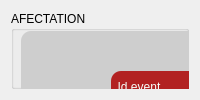
      <widget class="QWidget" name="tab_6">
       <attribute name="title">
        <string>Affectation au stade</string>
       </attribute>
       <layout class="QGridLayout" name="gridLayout">
        <item row="0" column="0">
         <widget class="QGroupBox" name="groupBox_3">
          <property name="title">
           <string>AFECTATION</string>
          </property>
          <widget class="QPushButton" name="pb_affecterevent">
           <property name="geometry">
            <rect>
             <x>240</x>
             <y>230</y>
             <width>221</width>
             <height>51</height>
            </rect>
           </property>
           <property name="styleSheet">
            <string notr="true">QPushButton {

padding: 1px;

border-style: solid;

border: 2px solid gray;

border-radius: 8px;

background-color: rgb(143, 143, 143);

border:2px solid #000;

}

QPushButton {

color: #fff !important;

text-transform: uppercase;

text-decoration: none;

background: #BB0B0B;

padding: 10px;

border-radius: 5px;

display: inline-block;

border: none;

transition: all 0.4s ease 0s;

}

QPushButton:hover {

background: #434343;

letter-spacing: 1px;

-webkit-box-shadow: 0px 5px 40px -10px rgba(0,0,0,0.57);

-moz-box-shadow: 0px 5px 40px -10px rgba(0,0,0,0.57);

box-shadow: 5px 40px -10px rgba(0,0,0,0.57);

transition: all 0.4s ease 0s;

}</string>
           </property>
           <property name="text">
            <string>Affecter event</string>
           </property>
          </widget>
          <widget class="QDateTimeEdit" name="dateTimeEdit">
           <property name="geometry">
            <rect>
             <x>300</x>
             <y>180</y>
             <width>191</width>
             <height>31</height>
            </rect>
           </property>
           <property name="styleSheet">
            <string notr="true">border: 1px solid gray;
font: 10pt &quot;Bahnschrift&quot;;
background: #FFFFFF;
color: #000000;
background-color: #DFF2FF; border: none;
border-radius: 10px;
icon-size: 30px;
font: 14pt &quot;Bahnschrift&quot;;
</string>
           </property>
          </widget>
          <widget class="QComboBox" name="comboBox_jeuxaff">
           <property name="geometry">
            <rect>
             <x>400</x>
             <y>140</y>
             <width>191</width>
             <height>31</height>
            </rect>
           </property>
           <property name="styleSheet">
            <string notr="true">border: 1px solid gray;
font: 10pt &quot;Bahnschrift&quot;;
background: #FFFFFF;
color: #000000;
background-color: #DFF2FF; border: none;
border-radius: 10px;
icon-size: 30px;
font: 14pt &quot;Bahnschrift&quot;;
</string>
           </property>
          </widget>
          <widget class="QLabel" name="label_16">
           <property name="geometry">
            <rect>
             <x>100</x>
             <y>140</y>
             <width>91</width>
             <height>31</height>
            </rect>
           </property>
           <property name="styleSheet">
            <string notr="true">background: #B22222;
color: #F5FFFA;
background-color: #B22222; border: none;
border-radius: 10px;
icon-size: 30px;
font: 14pt &quot;Bahnschrift&quot;;
</string>
           </property>
           <property name="text">
            <string>   Id jeux</string>
           </property>
          </widget>
          <widget class="QLineEdit" name="lineEdit_idevent">
           <property name="geometry">
            <rect>
             <x>200</x>
             <y>60</y>
             <width>191</width>
             <height>31</height>
            </rect>
           </property>
           <property name="styleSheet">
            <string notr="true">border: 1px solid gray;
font: 10pt &quot;Bahnschrift&quot;;
background: #FFFFFF;
color: #000000;
background-color: #DFF2FF; border: none;
border-radius: 10px;
icon-size: 30px;
font: 14pt &quot;Bahnschrift&quot;;
</string>
           </property>
          </widget>
          <widget class="QLabel" name="label_17">
           <property name="geometry">
            <rect>
             <x>100</x>
             <y>180</y>
             <width>191</width>
             <height>31</height>
            </rect>
           </property>
           <property name="styleSheet">
            <string notr="true">background: #B22222;
color: #F5FFFA;
background-color: #B22222; border: none;
border-radius: 10px;
icon-size: 30px;
font: 14pt &quot;Bahnschrift&quot;;
</string>
           </property>
           <property name="text">
            <string>Date de l'évenement</string>
           </property>
          </widget>
          <widget class="QComboBox" name="comboBox_stadeaff">
           <property name="geometry">
            <rect>
             <x>200</x>
             <y>100</y>
             <width>191</width>
             <height>31</height>
            </rect>
           </property>
           <property name="styleSheet">
            <string notr="true">border: 1px solid gray;
font: 10pt &quot;Bahnschrift&quot;;
background: #FFFFFF;
color: #000000;
background-color: #DFF2FF; border: none;
border-radius: 10px;
icon-size: 30px;
font: 14pt &quot;Bahnschrift&quot;;
</string>
           </property>
          </widget>
          <widget class="QLabel" name="label_18">
           <property name="geometry">
            <rect>
             <x>100</x>
             <y>100</y>
             <width>91</width>
             <height>31</height>
            </rect>
           </property>
           <property name="styleSheet">
            <string notr="true">background: #B22222;
color: #F5FFFA;
background-color: #B22222; border: none;
border-radius: 10px;
icon-size: 30px;
font: 14pt &quot;Bahnschrift&quot;;
</string>
           </property>
           <property name="text">
            <string>   Id stade</string>
           </property>
          </widget>
          <widget class="QLabel" name="label_21">
           <property name="geometry">
            <rect>
             <x>100</x>
             <y>60</y>
             <width>91</width>
             <height>31</height>
            </rect>
           </property>
           <property name="styleSheet">
            <string notr="true">background: #B22222;
color: #F5FFFA;
background-color: #B22222; border: none;
border-radius: 10px;
icon-size: 30px;
font: 14pt &quot;Bahnschrift&quot;;
</string>
           </property>
           <property name="text">
            <string>  Id event</string>
           </property>
          </widget>
          <widget class="QLabel" name="label_22">
           <property name="geometry">
            <rect>
             <x>110</x>
             <y>390</y>
             <width>91</width>
             <height>31</height>
            </rect>
           </property>
           <property name="styleSheet">
            <string notr="true">background: #B22222;
color: #F5FFFA;
background-color: #B22222; border: none;
border-radius: 10px;
icon-size: 30px;
font: 14pt &quot;Bahnschrift&quot;;
</string>
           </property>
           <property name="text">
            <string> Id joueur</string>
           </property>
          </widget>
          <widget class="QPushButton" name="pushButton_3">
           <property name="geometry">
            <rect>
             <x>380</x>
             <y>430</y>
             <width>221</width>
             <height>51</height>
            </rect>
           </property>
           <property name="styleSheet">
            <string notr="true">QPushButton {

padding: 1px;

border-style: solid;

border: 2px solid gray;

border-radius: 8px;

background-color: rgb(143, 143, 143);

border:2px solid #000;

}

QPushButton {

color: #fff !important;

text-transform: uppercase;

text-decoration: none;

background: #BB0B0B;

padding: 10px;

border-radius: 5px;

display: inline-block;

border: none;

transition: all 0.4s ease 0s;

}

QPushButton:hover {

background: #434343;

letter-spacing: 1px;

-webkit-box-shadow: 0px 5px 40px -10px rgba(0,0,0,0.57);

-moz-box-shadow: 0px 5px 40px -10px rgba(0,0,0,0.57);

box-shadow: 5px 40px -10px rgba(0,0,0,0.57);

transition: all 0.4s ease 0s;

}</string>
           </property>
           <property name="text">
            <string>Affecter Joueur</string>
           </property>
          </widget>
          <widget class="QComboBox" name="comboBox_idevent">
           <property name="geometry">
            <rect>
             <x>210</x>
             <y>440</y>
             <width>141</width>
             <height>31</height>
            </rect>
           </property>
           <property name="styleSheet">
            <string notr="true">border: 1px solid gray;
font: 10pt &quot;Bahnschrift&quot;;
background: #FFFFFF;
color: #000000;
background-color: #DFF2FF; border: none;
border-radius: 10px;
icon-size: 30px;
font: 14pt &quot;Bahnschrift&quot;;
</string>
           </property>
          </widget>
          <widget class="QComboBox" name="comboBox_idjoueur">
           <property name="geometry">
            <rect>
             <x>220</x>
             <y>390</y>
             <width>141</width>
             <height>31</height>
            </rect>
           </property>
           <property name="styleSheet">
            <string notr="true">border: 1px solid gray;
font: 10pt &quot;Bahnschrift&quot;;
background: #FFFFFF;
color: #000000;
background-color: #DFF2FF; border: none;
border-radius: 10px;
icon-size: 30px;
font: 14pt &quot;Bahnschrift&quot;;
</string>
           </property>
          </widget>
          <widget class="QLabel" name="label_23">
           <property name="geometry">
            <rect>
             <x>110</x>
             <y>440</y>
             <width>91</width>
             <height>31</height>
            </rect>
           </property>
           <property name="styleSheet">
            <string notr="true">background: #B22222;
color: #F5FFFA;
background-color: #B22222; border: none;
border-radius: 10px;
icon-size: 30px;
font: 14pt &quot;Bahnschrift&quot;;
</string>
           </property>
           <property name="text">
            <string> Id event</string>
           </property>
          </widget>
          <widget class="QPushButton" name="pushButton_5">
           <property name="geometry">
            <rect>
             <x>180</x>
             <y>650</y>
             <width>231</width>
             <height>41</height>
            </rect>
           </property>
           <property name="styleSheet">
            <string notr="true">QPushButton {

padding: 1px;

border-style: solid;

border: 2px solid gray;

border-radius: 8px;

background-color: rgb(143, 143, 143);

border:2px solid #000;

}

QPushButton {

color: #fff !important;

text-transform: uppercase;

text-decoration: none;

background: #BB0B0B;

padding: 10px;

border-radius: 5px;

display: inline-block;

border: none;

transition: all 0.4s ease 0s;

}

QPushButton:hover {

background: #434343;

letter-spacing: 1px;

-webkit-box-shadow: 0px 5px 40px -10px rgba(0,0,0,0.57);

-moz-box-shadow: 0px 5px 40px -10px rgba(0,0,0,0.57);

box-shadow: 5px 40px -10px rgba(0,0,0,0.57);

transition: all 0.4s ease 0s;

}</string>
           </property>
           <property name="text">
            <string>Prediction Résultat</string>
           </property>
          </widget>
          <widget class="QComboBox" name="comboBox_predevent">
           <property name="geometry">
            <rect>
             <x>210</x>
             <y>610</y>
             <width>201</width>
             <height>31</height>
            </rect>
           </property>
           <property name="styleSheet">
            <string notr="true">background: #B22222;
color: #F5FFFA;
background-color: #B22222; border: none;
border-radius: 10px;
icon-size: 30px;
font: 14pt &quot;Bahnschrift&quot;;
</string>
           </property>
          </widget>
          <widget class="QLabel" name="label_24">
           <property name="geometry">
            <rect>
             <x>90</x>
             <y>600</y>
             <width>331</width>
             <height>101</height>
            </rect>
           </property>
           <property name="styleSheet">
            <string notr="true">border: 1px solid gray;
font: 10pt &quot;Bahnschrift&quot;;
background: #FFFFFF;
color: #000000;
background-color: #DFF2FF; border: none;
border-radius: 10px;
icon-size: 30px;
font: 14pt &quot;Bahnschrift&quot;;
</string>
           </property>
           <property name="text">
            <string/>
           </property>
          </widget>
          <widget class="QLabel" name="label_25">
           <property name="geometry">
            <rect>
             <x>100</x>
             <y>610</y>
             <width>101</width>
             <height>31</height>
            </rect>
           </property>
           <property name="styleSheet">
            <string notr="true">background: #B22222;
color: #F5FFFA;
background-color: #B22222; border: none;
border-radius: 10px;
icon-size: 30px;
font: 14pt &quot;Bahnschrift&quot;;
</string>
           </property>
           <property name="text">
            <string>    Id event</string>
           </property>
          </widget>
          <widget class="QTableView" name="tableView_affectation">
           <property name="geometry">
            <rect>
             <x>630</x>
             <y>400</y>
             <width>491</width>
             <height>211</height>
            </rect>
           </property>
           <property name="styleSheet">
            <string notr="true">border: 1px solid gray;
font: 10pt &quot;Bahnschrift&quot;;
background: #FFFFFF;
color: #000000;
background-color: #DFF2FF; border: none;
border-radius: 10px;
icon-size: 30px;
font: 14pt &quot;Bahnschrift&quot;;
</string>
           </property>
          </widget>
          <widget class="QLineEdit" name="lineEdit_typeeventaff">
           <property name="geometry">
            <rect>
             <x>380</x>
             <y>390</y>
             <width>161</width>
             <height>31</height>
            </rect>
           </property>
           <property name="styleSheet">
            <string notr="true">border: 1px solid gray;
font: 10pt &quot;Bahnschrift&quot;;
background: #CECECE;
color: #F5FFFA;
background-color: #CECECE; border: none;
border-radius: 10px;
icon-size: 30px;
font: 14pt &quot;Bahnschrift&quot;;
</string>
           </property>
           <property name="text">
            <string/>
           </property>
           <property name="placeholderText">
            <string>Type event</string>
           </property>
          </widget>
          <widget class="QPushButton" name="pushButton_Afficherevent">
           <property name="geometry">
            <rect>
             <x>630</x>
             <y>340</y>
             <width>241</width>
             <height>51</height>
            </rect>
           </property>
           <property name="styleSheet">
            <string notr="true">QPushButton {

padding: 1px;

border-style: solid;

border: 2px solid gray;

border-radius: 8px;

background-color: rgb(143, 143, 143);

border:2px solid #000;

}

QPushButton {

color: #fff !important;

text-transform: uppercase;

text-decoration: none;

background: #BB0B0B;

padding: 10px;

border-radius: 5px;

display: inline-block;

border: none;

transition: all 0.4s ease 0s;

}

QPushButton:hover {

background: #434343;

letter-spacing: 1px;

-webkit-box-shadow: 0px 5px 40px -10px rgba(0,0,0,0.57);

-moz-box-shadow: 0px 5px 40px -10px rgba(0,0,0,0.57);

box-shadow: 5px 40px -10px rgba(0,0,0,0.57);

transition: all 0.4s ease 0s;

}</string>
           </property>
           <property name="text">
            <string>Afficher les events</string>
           </property>
          </widget>
          <widget class="QPushButton" name="pushButton_afficherprediction">
           <property name="geometry">
            <rect>
             <x>880</x>
             <y>340</y>
             <width>241</width>
             <height>51</height>
            </rect>
           </property>
           <property name="styleSheet">
            <string notr="true">QPushButton {

padding: 1px;

border-style: solid;

border: 2px solid gray;

border-radius: 8px;

background-color: rgb(143, 143, 143);

border:2px solid #000;

}

QPushButton {

color: #fff !important;

text-transform: uppercase;

text-decoration: none;

background: #BB0B0B;

padding: 10px;

border-radius: 5px;

display: inline-block;

border: none;

transition: all 0.4s ease 0s;

}

QPushButton:hover {

background: #434343;

letter-spacing: 1px;

-webkit-box-shadow: 0px 5px 40px -10px rgba(0,0,0,0.57);

-moz-box-shadow: 0px 5px 40px -10px rgba(0,0,0,0.57);

box-shadow: 5px 40px -10px rgba(0,0,0,0.57);

transition: all 0.4s ease 0s;

}</string>
           </property>
           <property name="text">
            <string>Afficher Prediction</string>
           </property>
          </widget>
          <widget class="QLabel" name="label_29">
           <property name="geometry">
            <rect>
             <x>670</x>
             <y>110</y>
             <width>361</width>
             <height>191</height>
            </rect>
           </property>
           <property name="styleSheet">
            <string notr="true">border: 1px solid gray;
font: 10pt &quot;Bahnschrift&quot;;
background: #FFFFFF;
color: #000000;
background-color: #DFF2FF; border: none;
border-radius: 10px;
icon-size: 30px;
font: 14pt &quot;Bahnschrift&quot;;
</string>
           </property>
           <property name="text">
            <string/>
           </property>
          </widget>
          <widget class="QPushButton" name="pushButton_affichermap_2">
           <property name="geometry">
            <rect>
             <x>670</x>
             <y>60</y>
             <width>251</width>
             <height>41</height>
            </rect>
           </property>
           <property name="styleSheet">
            <string notr="true">color: #fff;
background-color: #B22222; border: none;
border-radius: 10px;
icon-size: 30px;
font: 14pt &quot;Bahnschrift&quot;;
</string>
           </property>
           <property name="text">
            <string>Afficher le type de stade</string>
           </property>
          </widget>
          <widget class="QLabel" name="label_affichemap">
           <property name="geometry">
            <rect>
             <x>680</x>
             <y>120</y>
             <width>341</width>
             <height>171</height>
            </rect>
           </property>
           <property name="styleSheet">
            <string notr="true">border: 1px solid gray;
font: 10pt &quot;Bahnschrift&quot;;
background: #FFFFFF;
color: #000000;
background-color: #DFF2FF; border: none;
border-radius: 10px;
icon-size: 30px;
font: 14pt &quot;Bahnschrift&quot;;
</string>
           </property>
           <property name="text">
            <string/>
           </property>
          </widget>
          <widget class="QLineEdit" name="lineEdit_idjeuxaff">
           <property name="geometry">
            <rect>
             <x>200</x>
             <y>140</y>
             <width>191</width>
             <height>31</height>
            </rect>
           </property>
           <property name="styleSheet">
            <string notr="true">border: 1px solid gray;
font: 10pt &quot;Bahnschrift&quot;;
background: #FFFFFF;
color: #000000;
background-color: #DFF2FF; border: none;
border-radius: 10px;
icon-size: 30px;
font: 14pt &quot;Bahnschrift&quot;;
</string>
           </property>
          </widget>
          <widget class="QLabel" name="label_28">
           <property name="geometry">
            <rect>
             <x>10</x>
             <y>20</y>
             <width>1151</width>
             <height>771</height>
            </rect>
           </property>
           <property name="styleSheet">
            <string notr="true">border: 1px solid gray;
font: 10pt &quot;Bahnschrift&quot;;
background: #CECECE;
color: #F5FFFA;
background-color: #CECECE; border: none;
border-radius: 10px;
icon-size: 30px;
font: 14pt &quot;Bahnschrift&quot;;
</string>
           </property>
           <property name="text">
            <string/>
           </property>
           <property name="pixmap">
            <pixmap>../../../../Nouveau dossier/image/cinq-choses-que-vous-ne-saviez-pas-sur-les-jeux-olympiques.jpg</pixmap>
           </property>
           <property name="scaledContents">
            <bool>true</bool>
           </property>
          </widget>
          <widget class="QLabel" name="label_32">
           <property name="geometry">
            <rect>
             <x>10</x>
             <y>30</y>
             <width>521</width>
             <height>241</height>
            </rect>
           </property>
           <property name="styleSheet">
            <string notr="true">background-color: rgb(214, 214, 214);
border-radius: 10px;</string>
           </property>
           <property name="text">
            <string/>
           </property>
          </widget>
          <widget class="QLabel" name="label_26">
           <property name="geometry">
            <rect>
             <x>30</x>
             <y>360</y>
             <width>471</width>
             <height>121</height>
            </rect>
           </property>
           <property name="styleSheet">
            <string notr="true">background-color: rgb(214, 214, 214);
border-radius: 10px;</string>
           </property>
           <property name="text">
            <string/>
           </property>
          </widget>
          <widget class="QLabel" name="label_27">
           <property name="geometry">
            <rect>
             <x>20</x>
             <y>580</y>
             <width>471</width>
             <height>121</height>
            </rect>
           </property>
           <property name="styleSheet">
            <string notr="true">background-color: rgb(214, 214, 214);
border-radius: 10px;</string>
           </property>
           <property name="text">
            <string/>
           </property>
          </widget>
          <widget class="QPushButton" name="pb_affecterjjjj">
           <property name="geometry">
            <rect>
             <x>370</x>
             <y>490</y>
             <width>221</width>
             <height>51</height>
            </rect>
           </property>
           <property name="styleSheet">
            <string notr="true">QPushButton {

padding: 1px;

border-style: solid;

border: 2px solid gray;

border-radius: 8px;

background-color: rgb(143, 143, 143);

border:2px solid #000;

}

QPushButton {

color: #fff !important;

text-transform: uppercase;

text-decoration: none;

background: #BB0B0B;

padding: 10px;

border-radius: 5px;

display: inline-block;

border: none;

transition: all 0.4s ease 0s;

}

QPushButton:hover {

background: #434343;

letter-spacing: 1px;

-webkit-box-shadow: 0px 5px 40px -10px rgba(0,0,0,0.57);

-moz-box-shadow: 0px 5px 40px -10px rgba(0,0,0,0.57);

box-shadow: 5px 40px -10px rgba(0,0,0,0.57);

transition: all 0.4s ease 0s;

}</string>
           </property>
           <property name="text">
            <string>Affecter Joueur</string>
           </property>
          </widget>
          <zorder>label_27</zorder>
          <zorder>label_26</zorder>
          <zorder>label_32</zorder>
          <zorder>label_28</zorder>
          <zorder>label_24</zorder>
          <zorder>label_21</zorder>
          <zorder>label_18</zorder>
          <zorder>comboBox_stadeaff</zorder>
          <zorder>label_17</zorder>
          <zorder>pb_affecterevent</zorder>
          <zorder>lineEdit_idevent</zorder>
          <zorder>label_16</zorder>
          <zorder>comboBox_jeuxaff</zorder>
          <zorder>dateTimeEdit</zorder>
          <zorder>label_22</zorder>
          <zorder>pushButton_3</zorder>
          <zorder>comboBox_idevent</zorder>
          <zorder>comboBox_idjoueur</zorder>
          <zorder>label_23</zorder>
          <zorder>comboBox_predevent</zorder>
          <zorder>label_25</zorder>
          <zorder>pushButton_5</zorder>
          <zorder>tableView_affectation</zorder>
          <zorder>lineEdit_typeeventaff</zorder>
          <zorder>pushButton_Afficherevent</zorder>
          <zorder>pushButton_afficherprediction</zorder>
          <zorder>label_29</zorder>
          <zorder>pushButton_affichermap_2</zorder>
          <zorder>label_affichemap</zorder>
          <zorder>lineEdit_idjeuxaff</zorder>
          <zorder>pb_affecterjjjj</zorder>
         </widget>
        </item>
       </layout>
      </widget>
